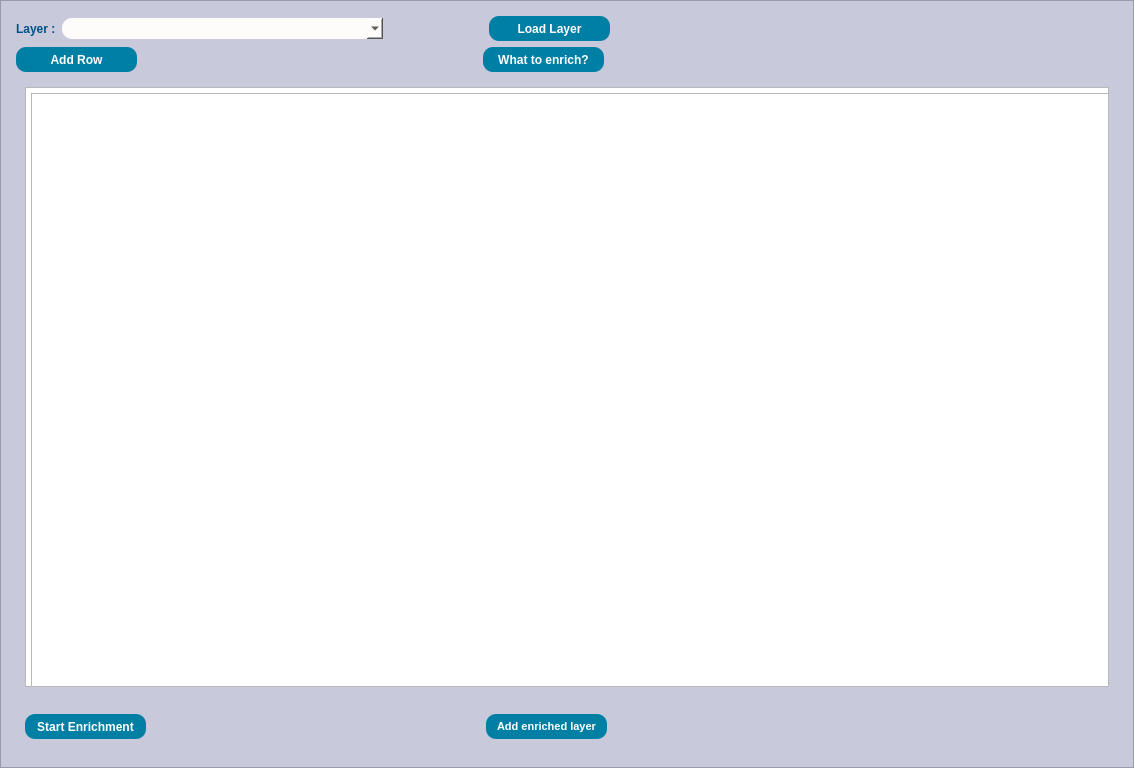
<?xml version="1.0" encoding="UTF-8"?>
<ui version="4.0">
 <class>Enrichment</class>
 <widget class="QMainWindow" name="Enrichment">
  <property name="geometry">
   <rect>
    <x>0</x>
    <y>0</y>
    <width>1134</width>
    <height>768</height>
   </rect>
  </property>
  <property name="minimumSize">
   <size>
    <width>1134</width>
    <height>768</height>
   </size>
  </property>
  <property name="windowTitle">
   <string>MainWindow</string>
  </property>
  <widget class="QWidget" name="centralwidget">
   <property name="styleSheet">
    <string notr="true">QObject#centralwidget{
background-color:qlineargradient(spread:pad, x1:0, y1:0, x2:1, y2:1, stop:0.0795455 rgba(0, 57, 70, 255), stop:0.5625 rgba(0, 85, 104, 255), stop:0.954545 rgba(0, 107, 131, 255));}</string>
   </property>
   <layout class="QGridLayout" name="gridLayout_2">
    <property name="leftMargin">
     <number>0</number>
    </property>
    <property name="topMargin">
     <number>0</number>
    </property>
    <property name="rightMargin">
     <number>0</number>
    </property>
    <property name="bottomMargin">
     <number>0</number>
    </property>
    <item row="1" column="0">
     <widget class="QFrame" name="frame">
      <property name="minimumSize">
       <size>
        <width>1101</width>
        <height>591</height>
       </size>
      </property>
      <property name="styleSheet">
       <string notr="true">QObject#frame{
	background-color:rgb(200, 201, 219);
}
</string>
      </property>
      <property name="frameShape">
       <enum>QFrame::StyledPanel</enum>
      </property>
      <property name="frameShadow">
       <enum>QFrame::Raised</enum>
      </property>
      <layout class="QGridLayout" name="gridLayout">
       <property name="leftMargin">
        <number>15</number>
       </property>
       <property name="topMargin">
        <number>15</number>
       </property>
       <property name="rightMargin">
        <number>15</number>
       </property>
       <property name="bottomMargin">
        <number>15</number>
       </property>
       <item row="3" column="3">
        <spacer name="horizontalSpacer_6">
         <property name="orientation">
          <enum>Qt::Horizontal</enum>
         </property>
         <property name="sizeHint" stdset="0">
          <size>
           <width>491</width>
           <height>20</height>
          </size>
         </property>
        </spacer>
       </item>
       <item row="0" column="0" colspan="2">
        <layout class="QHBoxLayout" name="horizontalLayout">
         <item>
          <widget class="QLabel" name="label">
           <property name="font">
            <font>
             <pointsize>9</pointsize>
             <bold>true</bold>
            </font>
           </property>
           <property name="styleSheet">
            <string notr="true">color:rgb(0, 81, 135);</string>
           </property>
           <property name="text">
            <string>Layer :</string>
           </property>
          </widget>
         </item>
         <item>
          <widget class="QComboBox" name="chooseLayerEnrich">
           <property name="minimumSize">
            <size>
             <width>321</width>
             <height>21</height>
            </size>
           </property>
           <property name="maximumSize">
            <size>
             <width>321</width>
             <height>21</height>
            </size>
           </property>
           <property name="cursor">
            <cursorShape>PointingHandCursor</cursorShape>
           </property>
           <property name="styleSheet">
            <string notr="true">border-radius:10px;

border-color:rgb(45, 45, 45);

background-color: rgb(253, 252, 250);

selection-background-color: rgb(255, 255, 255);
selection-color:rgb(0, 81, 135);</string>
           </property>
          </widget>
         </item>
         <item>
          <spacer name="horizontalSpacer">
           <property name="orientation">
            <enum>Qt::Horizontal</enum>
           </property>
           <property name="sizeHint" stdset="0">
            <size>
             <width>40</width>
             <height>20</height>
            </size>
           </property>
          </spacer>
         </item>
         <item>
          <widget class="QPushButton" name="loadLayerEnrich">
           <property name="minimumSize">
            <size>
             <width>121</width>
             <height>25</height>
            </size>
           </property>
           <property name="maximumSize">
            <size>
             <width>9999</width>
             <height>25</height>
            </size>
           </property>
           <property name="font">
            <font>
             <pointsize>9</pointsize>
             <bold>true</bold>
            </font>
           </property>
           <property name="cursor">
            <cursorShape>PointingHandCursor</cursorShape>
           </property>
           <property name="styleSheet">
            <string notr="true">background-color:rgb(0, 127, 165);
border-radius:10px;
color: rgb(255, 255, 255);</string>
           </property>
           <property name="text">
            <string>Load Layer</string>
           </property>
          </widget>
         </item>
        </layout>
       </item>
       <item row="1" column="1" colspan="3">
        <spacer name="horizontalSpacer_7">
         <property name="orientation">
          <enum>Qt::Horizontal</enum>
         </property>
         <property name="sizeHint" stdset="0">
          <size>
           <width>317</width>
           <height>20</height>
          </size>
         </property>
        </spacer>
       </item>
       <item row="3" column="0" colspan="3">
        <widget class="QWidget" name="widget" native="true">
         <property name="minimumSize">
          <size>
           <width>600</width>
           <height>50</height>
          </size>
         </property>
         <property name="maximumSize">
          <size>
           <width>600</width>
           <height>50</height>
          </size>
         </property>
         <layout class="QHBoxLayout" name="horizontalLayout_4">
          <item>
           <layout class="QHBoxLayout" name="horizontalLayout_3">
            <item>
             <widget class="QPushButton" name="startEnrichment">
              <property name="minimumSize">
               <size>
                <width>121</width>
                <height>25</height>
               </size>
              </property>
              <property name="maximumSize">
               <size>
                <width>9999</width>
                <height>25</height>
               </size>
              </property>
              <property name="font">
               <font>
                <pointsize>9</pointsize>
                <bold>true</bold>
               </font>
              </property>
              <property name="cursor">
               <cursorShape>PointingHandCursor</cursorShape>
              </property>
              <property name="styleSheet">
               <string notr="true">background-color:rgb(0, 127, 165);
border-radius:10px;
color: rgb(255, 255, 255);</string>
              </property>
              <property name="text">
               <string>Start Enrichment</string>
              </property>
             </widget>
            </item>
            <item>
             <spacer name="horizontalSpacer_4">
              <property name="orientation">
               <enum>Qt::Horizontal</enum>
              </property>
              <property name="sizeHint" stdset="0">
               <size>
                <width>40</width>
                <height>20</height>
               </size>
              </property>
             </spacer>
            </item>
            <item>
             <widget class="QPushButton" name="addEnrichedLayerButton">
              <property name="minimumSize">
               <size>
                <width>121</width>
                <height>25</height>
               </size>
              </property>
              <property name="maximumSize">
               <size>
                <width>9999</width>
                <height>25</height>
               </size>
              </property>
              <property name="sizeIncrement">
               <size>
                <width>121</width>
                <height>25</height>
               </size>
              </property>
              <property name="font">
               <font>
                <pointsize>8</pointsize>
                <bold>true</bold>
               </font>
              </property>
              <property name="cursor">
               <cursorShape>PointingHandCursor</cursorShape>
              </property>
              <property name="styleSheet">
               <string notr="true">background-color:rgb(0, 127, 165);
border-radius:10px;
color: rgb(255, 255, 255);</string>
              </property>
              <property name="text">
               <string>Add enriched layer</string>
              </property>
             </widget>
            </item>
           </layout>
          </item>
         </layout>
        </widget>
       </item>
       <item row="0" column="2" colspan="2">
        <spacer name="horizontalSpacer_2">
         <property name="orientation">
          <enum>Qt::Horizontal</enum>
         </property>
         <property name="sizeHint" stdset="0">
          <size>
           <width>491</width>
           <height>20</height>
          </size>
         </property>
        </spacer>
       </item>
       <item row="1" column="0">
        <layout class="QHBoxLayout" name="horizontalLayout_2">
         <item>
          <widget class="QPushButton" name="addEnrichedLayerRowButton">
           <property name="minimumSize">
            <size>
             <width>121</width>
             <height>25</height>
            </size>
           </property>
           <property name="maximumSize">
            <size>
             <width>9999</width>
             <height>25</height>
            </size>
           </property>
           <property name="sizeIncrement">
            <size>
             <width>121</width>
             <height>25</height>
            </size>
           </property>
           <property name="font">
            <font>
             <pointsize>9</pointsize>
             <bold>true</bold>
            </font>
           </property>
           <property name="cursor">
            <cursorShape>PointingHandCursor</cursorShape>
           </property>
           <property name="styleSheet">
            <string notr="true">background-color:rgb(0, 127, 165);
border-radius:10px;
color: rgb(255, 255, 255);
</string>
           </property>
           <property name="text">
            <string>Add Row</string>
           </property>
          </widget>
         </item>
         <item>
          <spacer name="horizontalSpacer_3">
           <property name="orientation">
            <enum>Qt::Horizontal</enum>
           </property>
           <property name="sizeHint" stdset="0">
            <size>
             <width>40</width>
             <height>20</height>
            </size>
           </property>
          </spacer>
         </item>
         <item>
          <widget class="QPushButton" name="whattoenrich">
           <property name="minimumSize">
            <size>
             <width>121</width>
             <height>25</height>
            </size>
           </property>
           <property name="maximumSize">
            <size>
             <width>9999</width>
             <height>25</height>
            </size>
           </property>
           <property name="sizeIncrement">
            <size>
             <width>121</width>
             <height>25</height>
            </size>
           </property>
           <property name="font">
            <font>
             <pointsize>9</pointsize>
             <bold>true</bold>
            </font>
           </property>
           <property name="cursor">
            <cursorShape>PointingHandCursor</cursorShape>
           </property>
           <property name="styleSheet">
            <string notr="true">background-color:rgb(0, 127, 165);
border-radius:10px;
color: rgb(255, 255, 255);</string>
           </property>
           <property name="text">
            <string>What to enrich?</string>
           </property>
          </widget>
         </item>
        </layout>
       </item>
       <item row="2" column="0" colspan="4">
        <widget class="QWidget" name="widget_3" native="true">
         <property name="minimumSize">
          <size>
           <width>1059</width>
           <height>471</height>
          </size>
         </property>
         <layout class="QGridLayout" name="gridLayout_3">
          <item row="0" column="0" rowspan="2" colspan="2">
           <widget class="QTableWidget" name="enrichTable">
            <property name="minimumSize">
             <size>
              <width>1041</width>
              <height>451</height>
             </size>
            </property>
            <property name="cursor" stdset="0">
             <cursorShape>PointingHandCursor</cursorShape>
            </property>
           </widget>
          </item>
          <item row="1" column="1">
           <widget class="QTableWidget" name="enrichTableResult">
            <property name="minimumSize">
             <size>
              <width>1041</width>
              <height>451</height>
             </size>
            </property>
            <property name="cursor" stdset="0">
             <cursorShape>PointingHandCursor</cursorShape>
            </property>
           </widget>
          </item>
         </layout>
        </widget>
       </item>
      </layout>
     </widget>
    </item>
   </layout>
  </widget>
  <widget class="QMenuBar" name="menubar">
   <property name="geometry">
    <rect>
     <x>0</x>
     <y>0</y>
     <width>1134</width>
     <height>21</height>
    </rect>
   </property>
  </widget>
 </widget>
 <resources/>
 <connections/>
</ui>
